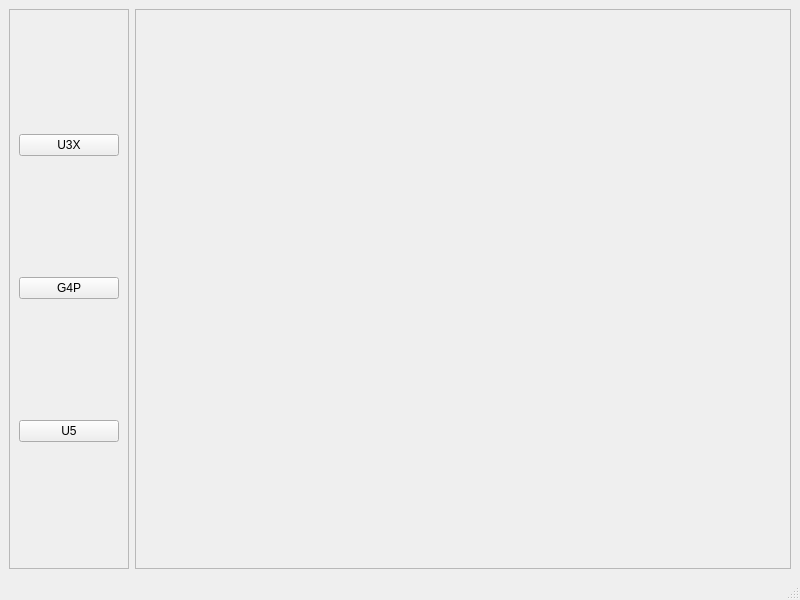
<?xml version="1.0" encoding="UTF-8"?>
<ui version="4.0">
 <class>MainWindow</class>
 <widget class="QMainWindow" name="MainWindow">
  <property name="geometry">
   <rect>
    <x>0</x>
    <y>0</y>
    <width>800</width>
    <height>600</height>
   </rect>
  </property>
  <property name="windowTitle">
   <string>MainWindow</string>
  </property>
  <widget class="QWidget" name="centralwidget">
   <layout class="QHBoxLayout" name="horizontalLayout">
    <item>
     <widget class="QFrame" name="frame">
      <property name="maximumSize">
       <size>
        <width>120</width>
        <height>16777215</height>
       </size>
      </property>
      <property name="frameShape">
       <enum>QFrame::StyledPanel</enum>
      </property>
      <property name="frameShadow">
       <enum>QFrame::Raised</enum>
      </property>
      <layout class="QVBoxLayout" name="verticalLayout">
       <item>
        <widget class="QPushButton" name="pushButton">
         <property name="text">
          <string>U3X</string>
         </property>
        </widget>
       </item>
       <item>
        <widget class="QPushButton" name="pushButton_2">
         <property name="text">
          <string>G4P</string>
         </property>
        </widget>
       </item>
       <item>
        <widget class="QPushButton" name="pushButton_3">
         <property name="text">
          <string>U5</string>
         </property>
        </widget>
       </item>
      </layout>
     </widget>
    </item>
    <item>
     <widget class="QFrame" name="frame_2">
      <property name="frameShape">
       <enum>QFrame::StyledPanel</enum>
      </property>
      <property name="frameShadow">
       <enum>QFrame::Raised</enum>
      </property>
     </widget>
    </item>
   </layout>
  </widget>
  <widget class="QMenuBar" name="menubar">
   <property name="geometry">
    <rect>
     <x>0</x>
     <y>0</y>
     <width>800</width>
     <height>23</height>
    </rect>
   </property>
  </widget>
  <widget class="QStatusBar" name="statusbar"/>
 </widget>
 <resources/>
 <connections/>
</ui>
